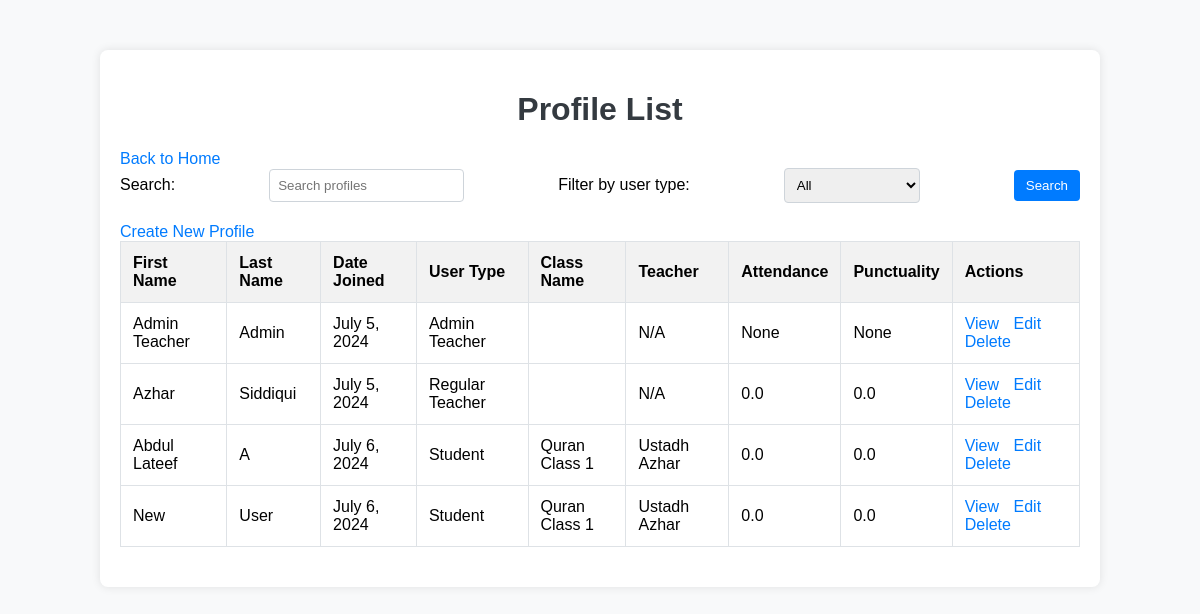
/accounts/profiles/ (signed in), run on an earlier commit of the app's database.
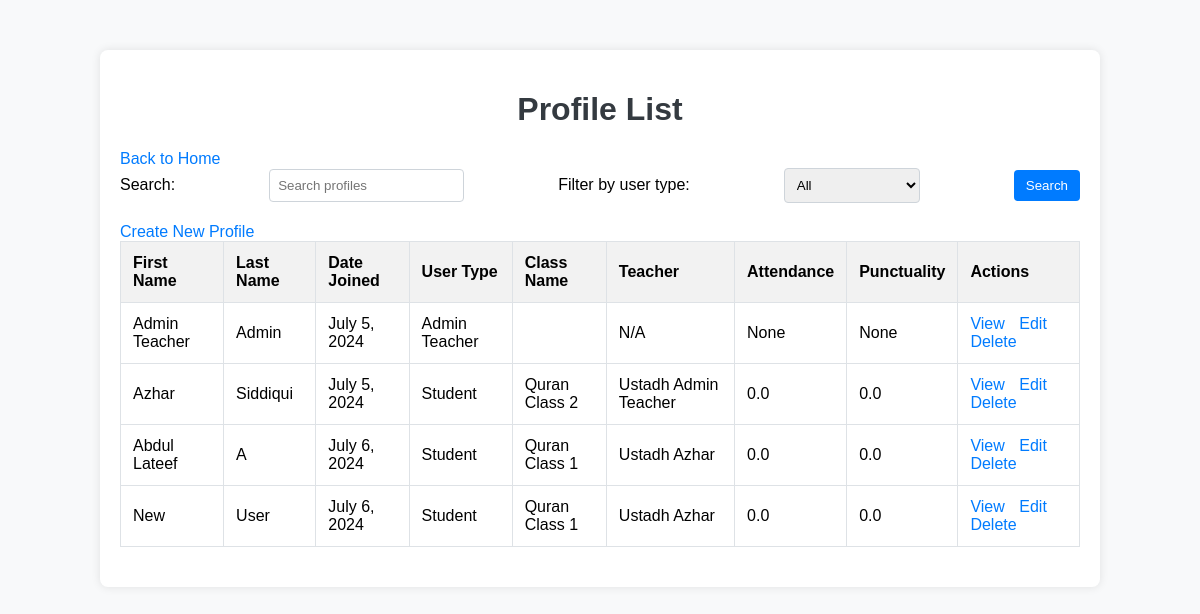
And on a later commit of the database.
### accounts/models.py (models this page shows, shortened)
class Profile(models.Model):
    ADMIN_TEACHER = 'admin_teacher'
    REGULAR_TEACHER = 'regular_teacher'
    STUDENT = 'student'
    WAITING_LIST = 'waiting_list'
    USER_TYPE_CHOICES = [
        (ADMIN_TEACHER, 'Admin Teacher'),
        (REGULAR_TEACHER, 'Regular Teacher'),
        (STUDENT, 'Student'),
        (WAITING_LIST, 'Waiting List'),
    ]
    user = models.OneToOneField(User, on_delete=models.CASCADE)
    user_type = models.CharField(max_length=20, choices=USER_TYPE_CHOICES, default=WAITING_LIST)
    class_name = models.ForeignKey(ClassName, on_delete=models.SET_NULL, null=True, blank=True, related_name='students')
    attendance = models.FloatField(default=0.0, null=True, blank=True)
    punctuality = models.FloatField(default=0.0, null=True, blank=True)
    class Meta:
        verbose_name = "Profile"
        verbose_name_plural = "Profiles"

class ClassName(models.Model):
    QAIDAH = 'qaidah'
    QURAN_READING = 'quran_reading'
    HIFZ = 'hifz'
    NA = 'na'
    BOOK_CHOICES = [
        (QAIDAH, 'Qaidah'),
        (QURAN_READING, 'Quran Reading'),
        (HIFZ, 'Hifz'),
        (NA, 'N/A'),
    ]
    name = models.CharField(max_length=100)
    teacher = models.ForeignKey('Profile', on_delete=models.SET_NULL, null=True,
                                limit_choices_to={'user_type__in': ['admin_teacher', 'regular_teacher']})
    book = models.CharField(max_length=20, choices=BOOK_CHOICES, default=NA)
    created_at = models.DateTimeField(auto_now_add=True)
    class Meta:
        verbose_name = "Class"
        verbose_name_plural = "Classes"

### accounts/views.py (the view, shortened to what this page needs)
# urls.py: path('profiles/', ProfileListView.as_view(), name='profile-list'),
class ProfileListView(LoginRequiredMixin, ListView):
    model = Profile
    template_name = 'accounts/profiles_list.html'
    context_object_name = 'profiles'
    def get_queryset(self):
        queryset = Profile.objects.all()
        user_type = self.request.GET.get('user_type', None)
        search_query = self.request.GET.get('search', None)
        if user_type:
            queryset = queryset.filter(user_type=user_type)
        return queryset

### accounts/templates/accounts/profiles_list.html (shortened to what this page needs)
<!DOCTYPE html>
<html lang="en">
<head>
</head>
<body>
    <div class="container">
        <h1>Profile List</h1>
        <a href="{% url 'home' %}">Back to Home</a>
        <form method="get" action="{% url 'profile-list' %}">
            <label for="search">Search:</label>
            <input type="text" name="search" id="search" placeholder="Search profiles" value="{{ request.GET.search }}">
            <label for="user_type">Filter by user type:</label>
            <select name="user_type" id="user_type">
                <option value="">All</option>
            </select>
            <button type="submit">Search</button>
        </form>
        <a href="{% url 'profile-create' %}">Create New Profile</a>
        <table>
            <thead>
                <tr>
                    <th>First Name</th>
                    <th>Last Name</th>
                    <th>Date Joined</th>
                    <th>User Type</th>
                    <th>Class Name</th>
                    <th>Teacher</th>
                    <th>Attendance</th>
                    <th>Punctuality</th>
                    <th>Actions</th>
                </tr>
            </thead>
            <tbody>
                {% for profile in profiles %}
                    <tr>
                        <td>{{ profile.user.first_name }}</td>
                        <td>{{ profile.user.last_name }}</td>
                        <td>{{ profile.user.date_joined|date:"F j, Y" }}</td>
                        <td>{{ profile.get_user_type_display }}</td>
                        <td>{{ profile.class_name.name }}</td>
                        {% if profile.class_name.teacher %}
                        <td>Ustadh {{ profile.class_name.teacher.user.first_name }}</td>
                        {% else %}
                        <td>N/A</td>
                        {% endif %}
                        <td>{{ profile.attendance }}</td>
                        <td>{{ profile.punctuality }}</td>
                        <td class="actions">
                            <a href="{% url 'profile-detail' profile.pk %}">View</a>
                            <a href="{% url 'profile-update' profile.pk %}">Edit</a>
                            <a href="{% url 'profile-delete' profile.pk %}">Delete</a>
                        </td>
                    </tr>
                {% endfor %}
            </tbody>
        </table>
    </div>
</body>
</html>

What changed in the data, as far as the page shows it:
changed Profile "Siddiqui": user_type "Regular Teacher" → "Student"; class_name.name (not shown) → "Quran Class 2"; class_name.teacher.user.first_name (not shown) → "Admin Teacher"; class_name_id "N/A" → "Ustadh"
